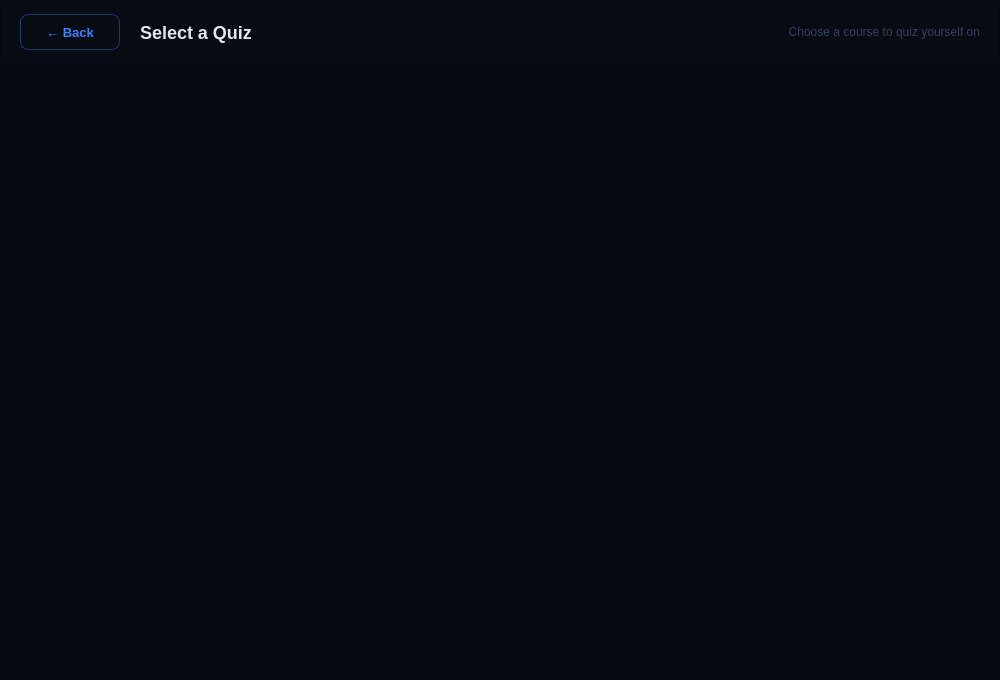
<?xml version="1.0" encoding="UTF-8"?>
<ui version="4.0">
 <class>quizselectwindow</class>
 <widget class="QWidget" name="quizselectwindow">
  <property name="geometry">
   <rect><x>0</x><y>0</y><width>1000</width><height>680</height></rect>
  </property>
  <property name="windowTitle"><string>Langora — Select Quiz</string></property>
  <property name="styleSheet">
   <string notr="true">QWidget#quizselectwindow { background-color: #050810; }</string>
  </property>
  <!-- TOP BAR -->
  <widget class="QFrame" name="topbar">
   <property name="geometry"><rect><x>0</x><y>0</y><width>1000</width><height>64</height></rect></property>
   <property name="styleSheet"><string notr="true">QFrame#topbar { background-color: #070b14; border-bottom: 1px solid #0f1629; }</string></property>
   <property name="frameShape"><enum>QFrame::Shape::StyledPanel</enum></property>
   <widget class="QPushButton" name="pushButton_back">
    <property name="geometry"><rect><x>20</x><y>14</y><width>100</width><height>36</height></rect></property>
    <property name="styleSheet"><string notr="true">QPushButton{background:transparent;color:#3b82f6;border:1px solid #1e3a5f;border-radius:8px;font-size:13px;font-weight:bold;}QPushButton:hover{background:#070f24;border-color:#1d4ed8;}</string></property>
    <property name="text"><string>← Back</string></property>
   </widget>
   <widget class="QLabel" name="label_title">
    <property name="geometry"><rect><x>140</x><y>14</y><width>500</width><height>36</height></rect></property>
    <property name="styleSheet"><string notr="true">QLabel{color:#e2e8f0;font-size:18px;font-weight:bold;background:transparent;}</string></property>
    <property name="text"><string>Select a Quiz</string></property>
   </widget>
   <widget class="QLabel" name="label_subtitle">
    <property name="geometry"><rect><x>700</x><y>14</y><width>280</width><height>36</height></rect></property>
    <property name="styleSheet"><string notr="true">QLabel{color:#334155;font-size:12px;background:transparent;}</string></property>
    <property name="text"><string>Choose a course to quiz yourself on</string></property>
    <property name="alignment"><set>Qt::AlignmentFlag::AlignRight|Qt::AlignmentFlag::AlignVCenter</set></property>
   </widget>
  </widget>
  <!-- SCROLL AREA -->
  <widget class="QScrollArea" name="scrollArea">
   <property name="geometry"><rect><x>0</x><y>64</y><width>1000</width><height>616</height></rect></property>
   <property name="styleSheet"><string notr="true">QScrollArea{background:#050810;border:none;}QScrollBar:vertical{background:#070b14;width:6px;border-radius:3px;}QScrollBar::handle:vertical{background:#0f1629;border-radius:3px;min-height:20px;}QScrollBar::handle:vertical:hover{background:#1d4ed8;}QScrollBar::add-line:vertical,QScrollBar::sub-line:vertical{height:0px;}</string></property>
   <property name="widgetResizable"><bool>true</bool></property>
   <property name="frameShape"><enum>QFrame::Shape::NoFrame</enum></property>
   <widget class="QWidget" name="scrollContents">
    <property name="geometry"><rect><x>0</x><y>0</y><width>998</width><height>614</height></rect></property>
    <property name="styleSheet"><string notr="true">QWidget{background:#050810;}</string></property>
   </widget>
  </widget>
 </widget>
 <resources/>
 <connections/>
</ui>
